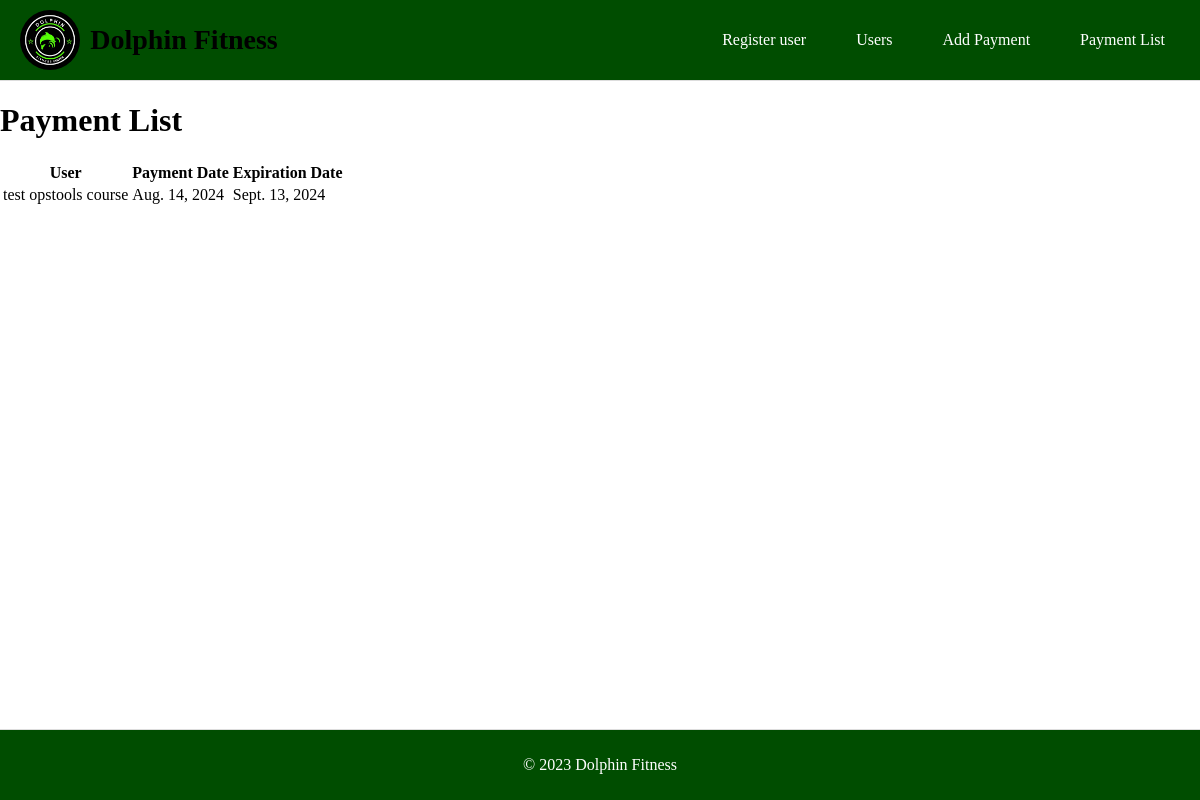
The app's page /payment_list/ with its own data.
### users/models.py (models this page shows, shortened)
class Payment(models.Model):
    user = models.ForeignKey(User, on_delete=models.CASCADE)
    payment_date = models.DateField(auto_now_add=True)
    expiration_date = models.DateField()

class User(models.Model):
    first_name = models.CharField(max_length=30)
    last_name = models.CharField(max_length=30)
    phone_number = models.CharField(max_length=15)
    height = models.FloatField()
    weight = models.FloatField()
    code = models.CharField(max_length=7, unique=True)  # Add this line

### users/views.py (the view)
# urls.py: path('payment_list/', views.payment_list, name='payment_list'),
def payment_list(request):
    payments = Payment.objects.all()
    return render(request, 'users/payment_list.html', {'payments': payments})

### users/templates/users/payment_list.html (shortened to what this page needs)
{% extends 'users/base.html' %}
{% block content %}
<h1>Payment List</h1>
<table>
    <thead>
        <tr>
            <th>User</th>
            <th>Payment Date</th>
            <th>Expiration Date</th>
        </tr>
    </thead>
    <tbody>
        {% for payment in payments %}
        <tr>
            <td>{{ payment.user.first_name }} {{ payment.user.last_name }}</td>
            <td>{{ payment.payment_date }}</td>
            <td>{{ payment.expiration_date }}</td>
        </tr>
        {% endfor %}
    </tbody>
</table>
{% endblock %}

### static/css/styles.css (style rules this page uses)
html, body { height: 100%; margin: 0; display: flex; flex-direction: column; }

### records on screen
Payment: user.first_name "test opstools", user.last_name "course", payment_date "Aug. 14, 2024", expiration_date "Sept. 13, 2024"
